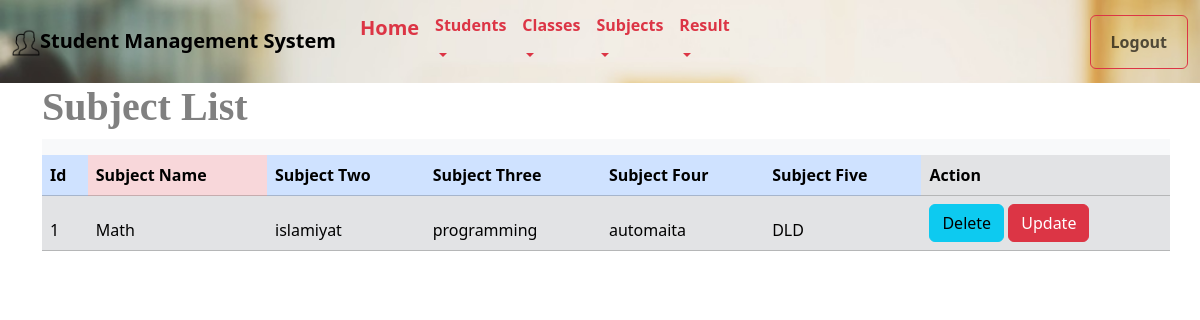
/viewsubject.php, run on the app's committed database.
### tables this page shows
CREATE TABLE `subjects` (
  `id` int(11) NOT NULL,
  `subjectname` varchar(30) NOT NULL,
  `subject1` varchar(20) NOT NULL,
  `subject2` varchar(20) NOT NULL,
  `subject3` varchar(20) NOT NULL,
  `subject4` varchar(20) NOT NULL,
  `subject5` varchar(20) NOT NULL
);

### viewsubject.php (the view, shortened to what this page needs)
<?php
include('connect.php');
include('menu.php');
?>
<!DOCTYPE html>
<html>
<head>
    <link href="https://cdn.jsdelivr.net/npm/bootstrap@5.3.2/dist/css/bootstrap.min.css" rel="stylesheet">
</head>
<body>
    <div class="container">
        <h1><b>Subject List</b></h1>
        <nav class="navbar bg-body-tertiary">
        </nav>
        <table class="table table-striped table-responsive table-secondary">
            <thead>
            <tr>
                <th class="table-primary">Id</th>
                <th class="table-danger">Subject Name</th>
                <th class="table-primary">Subject Two</th>
                <th class="table-primary">Subject Three</th>
                <th class="table-primary">Subject Four</th>
                <th class="table-primary">Subject Five</th>
                <th>Action</th>
            </tr>
            <thead>
            <?php
            $qry = "SELECT * FROM subjects";
            $result = mysqli_query($conn, $qry);
            if (mysqli_num_rows($result) > 0) {
                while ($row = mysqli_fetch_assoc($result)) {
                    echo "<tr>";
                    echo "<td>" . $row['id'] . "</td>";
                    echo "<td>" . $row['subjectname'] . "</td>";
                    echo "<td>" . $row['subject2'] . "</td>";
                    echo "<td>" . $row['subject3'] . "</td>";
                    echo "<td>" . $row['subject4'] . "</td>";
                    echo "<td>" . $row['subject5'] . "</td>";
                    echo "<td>
                            <a href='deletesubject.php?id=" . $row['id'] . "' class='btn btn-info'>Delete</a>
                            <a href='editesubject.php?id=" . $row['id'] . "' class='btn btn-danger'>Update</a>
                          </td>";
                    echo "</tr>";
                }
            } else {
                echo "<tr><td colspan='4'>No records found</td></tr>";
            }
            ?>
        </table>
    </div>
</body>
</html>

### viewsubject.php (style rules this page uses)
.container { padding-right: 0px; }
h1 { font-family: 'Times New Roman'; color: gray; }

### data on the page
subjects: id "1", subjectname "Math", subject2 "islamiyat", subject3 "programming", subject4 "automaita", subject5 "DLD"
